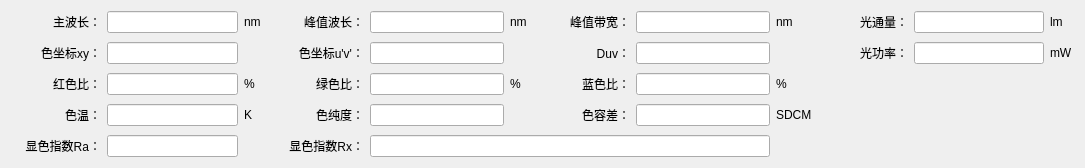
<?xml version="1.0" encoding="UTF-8"?>
<ui version="4.0">
 <class>HDetailWidget2000</class>
 <widget class="QWidget" name="HDetailWidget2000">
  <property name="geometry">
   <rect>
    <x>0</x>
    <y>0</y>
    <width>1085</width>
    <height>154</height>
   </rect>
  </property>
  <layout class="QGridLayout" name="gridLayout">
   <property name="verticalSpacing">
    <number>9</number>
   </property>
   <item row="4" column="2">
    <widget class="QLabel" name="label_308">
     <property name="minimumSize">
      <size>
       <width>24</width>
       <height>0</height>
      </size>
     </property>
     <property name="text">
      <string>%</string>
     </property>
     <property name="alignment">
      <set>Qt::AlignLeading|Qt::AlignLeft|Qt::AlignVCenter</set>
     </property>
    </widget>
   </item>
   <item row="1" column="1">
    <widget class="QLineEdit" name="lineEdit_001">
     <property name="minimumSize">
      <size>
       <width>100</width>
       <height>0</height>
      </size>
     </property>
     <property name="alignment">
      <set>Qt::AlignCenter</set>
     </property>
     <property name="readOnly">
      <bool>true</bool>
     </property>
    </widget>
   </item>
   <item row="1" column="10">
    <widget class="QLineEdit" name="lineEdit_004">
     <property name="minimumSize">
      <size>
       <width>100</width>
       <height>0</height>
      </size>
     </property>
     <property name="alignment">
      <set>Qt::AlignCenter</set>
     </property>
     <property name="readOnly">
      <bool>true</bool>
     </property>
    </widget>
   </item>
   <item row="6" column="1">
    <widget class="QLineEdit" name="lineEdit_041">
     <property name="minimumSize">
      <size>
       <width>100</width>
       <height>0</height>
      </size>
     </property>
     <property name="alignment">
      <set>Qt::AlignCenter</set>
     </property>
     <property name="readOnly">
      <bool>true</bool>
     </property>
    </widget>
   </item>
   <item row="6" column="3">
    <widget class="QLabel" name="label_052">
     <property name="minimumSize">
      <size>
       <width>90</width>
       <height>0</height>
      </size>
     </property>
     <property name="text">
      <string>显色指数Rx：</string>
     </property>
     <property name="alignment">
      <set>Qt::AlignRight|Qt::AlignTrailing|Qt::AlignVCenter</set>
     </property>
    </widget>
   </item>
   <item row="5" column="1">
    <widget class="QLineEdit" name="lineEdit_031">
     <property name="minimumSize">
      <size>
       <width>100</width>
       <height>0</height>
      </size>
     </property>
     <property name="alignment">
      <set>Qt::AlignCenter</set>
     </property>
     <property name="readOnly">
      <bool>true</bool>
     </property>
    </widget>
   </item>
   <item row="1" column="2">
    <widget class="QLabel" name="label_304">
     <property name="minimumSize">
      <size>
       <width>24</width>
       <height>0</height>
      </size>
     </property>
     <property name="text">
      <string>nm</string>
     </property>
     <property name="alignment">
      <set>Qt::AlignLeading|Qt::AlignLeft|Qt::AlignVCenter</set>
     </property>
    </widget>
   </item>
   <item row="5" column="3">
    <widget class="QLabel" name="label_032">
     <property name="minimumSize">
      <size>
       <width>90</width>
       <height>0</height>
      </size>
     </property>
     <property name="text">
      <string>色纯度：</string>
     </property>
     <property name="alignment">
      <set>Qt::AlignRight|Qt::AlignTrailing|Qt::AlignVCenter</set>
     </property>
    </widget>
   </item>
   <item row="4" column="5">
    <widget class="QLabel" name="label_310">
     <property name="minimumSize">
      <size>
       <width>24</width>
       <height>0</height>
      </size>
     </property>
     <property name="text">
      <string>%</string>
     </property>
     <property name="alignment">
      <set>Qt::AlignLeading|Qt::AlignLeft|Qt::AlignVCenter</set>
     </property>
    </widget>
   </item>
   <item row="3" column="11">
    <widget class="QLabel" name="label_302">
     <property name="minimumSize">
      <size>
       <width>24</width>
       <height>0</height>
      </size>
     </property>
     <property name="text">
      <string>mW</string>
     </property>
     <property name="alignment">
      <set>Qt::AlignLeading|Qt::AlignLeft|Qt::AlignVCenter</set>
     </property>
    </widget>
   </item>
   <item row="1" column="4">
    <widget class="QLineEdit" name="lineEdit_002">
     <property name="minimumSize">
      <size>
       <width>100</width>
       <height>0</height>
      </size>
     </property>
     <property name="alignment">
      <set>Qt::AlignCenter</set>
     </property>
     <property name="readOnly">
      <bool>true</bool>
     </property>
    </widget>
   </item>
   <item row="1" column="9">
    <widget class="QLabel" name="label_004">
     <property name="minimumSize">
      <size>
       <width>90</width>
       <height>0</height>
      </size>
     </property>
     <property name="text">
      <string>光通量：</string>
     </property>
     <property name="alignment">
      <set>Qt::AlignRight|Qt::AlignTrailing|Qt::AlignVCenter</set>
     </property>
    </widget>
   </item>
   <item row="4" column="3">
    <widget class="QLabel" name="label_022">
     <property name="minimumSize">
      <size>
       <width>90</width>
       <height>0</height>
      </size>
     </property>
     <property name="text">
      <string>绿色比：</string>
     </property>
     <property name="alignment">
      <set>Qt::AlignRight|Qt::AlignTrailing|Qt::AlignVCenter</set>
     </property>
    </widget>
   </item>
   <item row="4" column="0">
    <widget class="QLabel" name="label_021">
     <property name="minimumSize">
      <size>
       <width>90</width>
       <height>0</height>
      </size>
     </property>
     <property name="text">
      <string>红色比：</string>
     </property>
     <property name="alignment">
      <set>Qt::AlignRight|Qt::AlignTrailing|Qt::AlignVCenter</set>
     </property>
    </widget>
   </item>
   <item row="1" column="5">
    <widget class="QLabel" name="label_303">
     <property name="minimumSize">
      <size>
       <width>24</width>
       <height>0</height>
      </size>
     </property>
     <property name="text">
      <string>nm</string>
     </property>
     <property name="alignment">
      <set>Qt::AlignLeading|Qt::AlignLeft|Qt::AlignVCenter</set>
     </property>
    </widget>
   </item>
   <item row="3" column="10">
    <widget class="QLineEdit" name="lineEdit_014">
     <property name="minimumSize">
      <size>
       <width>100</width>
       <height>0</height>
      </size>
     </property>
     <property name="alignment">
      <set>Qt::AlignCenter</set>
     </property>
     <property name="readOnly">
      <bool>true</bool>
     </property>
    </widget>
   </item>
   <item row="1" column="3">
    <widget class="QLabel" name="label_002">
     <property name="minimumSize">
      <size>
       <width>90</width>
       <height>0</height>
      </size>
     </property>
     <property name="text">
      <string>峰值波长：</string>
     </property>
     <property name="alignment">
      <set>Qt::AlignRight|Qt::AlignTrailing|Qt::AlignVCenter</set>
     </property>
    </widget>
   </item>
   <item row="4" column="7">
    <widget class="QLineEdit" name="lineEdit_023">
     <property name="minimumSize">
      <size>
       <width>100</width>
       <height>0</height>
      </size>
     </property>
     <property name="alignment">
      <set>Qt::AlignCenter</set>
     </property>
     <property name="readOnly">
      <bool>true</bool>
     </property>
    </widget>
   </item>
   <item row="4" column="6">
    <widget class="QLabel" name="label_023">
     <property name="minimumSize">
      <size>
       <width>90</width>
       <height>0</height>
      </size>
     </property>
     <property name="text">
      <string>蓝色比：</string>
     </property>
     <property name="alignment">
      <set>Qt::AlignRight|Qt::AlignTrailing|Qt::AlignVCenter</set>
     </property>
    </widget>
   </item>
   <item row="4" column="8">
    <widget class="QLabel" name="label_309">
     <property name="minimumSize">
      <size>
       <width>24</width>
       <height>0</height>
      </size>
     </property>
     <property name="text">
      <string>%</string>
     </property>
     <property name="alignment">
      <set>Qt::AlignLeading|Qt::AlignLeft|Qt::AlignVCenter</set>
     </property>
    </widget>
   </item>
   <item row="1" column="11">
    <widget class="QLabel" name="label_301">
     <property name="minimumSize">
      <size>
       <width>24</width>
       <height>0</height>
      </size>
     </property>
     <property name="text">
      <string>lm</string>
     </property>
     <property name="alignment">
      <set>Qt::AlignLeading|Qt::AlignLeft|Qt::AlignVCenter</set>
     </property>
    </widget>
   </item>
   <item row="4" column="1">
    <widget class="QLineEdit" name="lineEdit_021">
     <property name="minimumSize">
      <size>
       <width>100</width>
       <height>0</height>
      </size>
     </property>
     <property name="alignment">
      <set>Qt::AlignCenter</set>
     </property>
     <property name="readOnly">
      <bool>true</bool>
     </property>
    </widget>
   </item>
   <item row="1" column="6">
    <widget class="QLabel" name="label_003">
     <property name="minimumSize">
      <size>
       <width>90</width>
       <height>0</height>
      </size>
     </property>
     <property name="text">
      <string>峰值带宽：</string>
     </property>
     <property name="alignment">
      <set>Qt::AlignRight|Qt::AlignTrailing|Qt::AlignVCenter</set>
     </property>
    </widget>
   </item>
   <item row="5" column="0">
    <widget class="QLabel" name="label_031">
     <property name="minimumSize">
      <size>
       <width>90</width>
       <height>0</height>
      </size>
     </property>
     <property name="text">
      <string>色温：</string>
     </property>
     <property name="alignment">
      <set>Qt::AlignRight|Qt::AlignTrailing|Qt::AlignVCenter</set>
     </property>
    </widget>
   </item>
   <item row="3" column="4">
    <widget class="QLineEdit" name="lineEdit_012">
     <property name="minimumSize">
      <size>
       <width>100</width>
       <height>0</height>
      </size>
     </property>
     <property name="alignment">
      <set>Qt::AlignCenter</set>
     </property>
     <property name="readOnly">
      <bool>true</bool>
     </property>
    </widget>
   </item>
   <item row="1" column="7">
    <widget class="QLineEdit" name="lineEdit_003">
     <property name="minimumSize">
      <size>
       <width>100</width>
       <height>0</height>
      </size>
     </property>
     <property name="alignment">
      <set>Qt::AlignCenter</set>
     </property>
     <property name="readOnly">
      <bool>true</bool>
     </property>
    </widget>
   </item>
   <item row="3" column="1">
    <widget class="QLineEdit" name="lineEdit_011">
     <property name="minimumSize">
      <size>
       <width>100</width>
       <height>0</height>
      </size>
     </property>
     <property name="alignment">
      <set>Qt::AlignCenter</set>
     </property>
     <property name="readOnly">
      <bool>true</bool>
     </property>
    </widget>
   </item>
   <item row="6" column="0">
    <widget class="QLabel" name="label_051">
     <property name="minimumSize">
      <size>
       <width>90</width>
       <height>0</height>
      </size>
     </property>
     <property name="text">
      <string>显色指数Ra：</string>
     </property>
     <property name="alignment">
      <set>Qt::AlignRight|Qt::AlignTrailing|Qt::AlignVCenter</set>
     </property>
    </widget>
   </item>
   <item row="6" column="4" colspan="4">
    <widget class="QLineEdit" name="lineEdit_042">
     <property name="minimumSize">
      <size>
       <width>400</width>
       <height>0</height>
      </size>
     </property>
     <property name="text">
      <string/>
     </property>
     <property name="alignment">
      <set>Qt::AlignCenter</set>
     </property>
     <property name="readOnly">
      <bool>true</bool>
     </property>
    </widget>
   </item>
   <item row="3" column="9">
    <widget class="QLabel" name="label_014">
     <property name="minimumSize">
      <size>
       <width>90</width>
       <height>0</height>
      </size>
     </property>
     <property name="text">
      <string>光功率：</string>
     </property>
     <property name="alignment">
      <set>Qt::AlignRight|Qt::AlignTrailing|Qt::AlignVCenter</set>
     </property>
    </widget>
   </item>
   <item row="3" column="6">
    <widget class="QLabel" name="label_013">
     <property name="minimumSize">
      <size>
       <width>90</width>
       <height>0</height>
      </size>
     </property>
     <property name="text">
      <string>Duv：</string>
     </property>
     <property name="alignment">
      <set>Qt::AlignRight|Qt::AlignTrailing|Qt::AlignVCenter</set>
     </property>
    </widget>
   </item>
   <item row="4" column="4">
    <widget class="QLineEdit" name="lineEdit_022">
     <property name="minimumSize">
      <size>
       <width>100</width>
       <height>0</height>
      </size>
     </property>
     <property name="alignment">
      <set>Qt::AlignCenter</set>
     </property>
     <property name="readOnly">
      <bool>true</bool>
     </property>
    </widget>
   </item>
   <item row="1" column="8">
    <widget class="QLabel" name="label_305">
     <property name="minimumSize">
      <size>
       <width>24</width>
       <height>0</height>
      </size>
     </property>
     <property name="text">
      <string>nm</string>
     </property>
     <property name="alignment">
      <set>Qt::AlignLeading|Qt::AlignLeft|Qt::AlignVCenter</set>
     </property>
    </widget>
   </item>
   <item row="3" column="7">
    <widget class="QLineEdit" name="lineEdit_013">
     <property name="minimumSize">
      <size>
       <width>100</width>
       <height>0</height>
      </size>
     </property>
     <property name="alignment">
      <set>Qt::AlignCenter</set>
     </property>
     <property name="readOnly">
      <bool>true</bool>
     </property>
    </widget>
   </item>
   <item row="5" column="7">
    <widget class="QLineEdit" name="lineEdit_033">
     <property name="minimumSize">
      <size>
       <width>100</width>
       <height>0</height>
      </size>
     </property>
     <property name="alignment">
      <set>Qt::AlignCenter</set>
     </property>
     <property name="readOnly">
      <bool>true</bool>
     </property>
    </widget>
   </item>
   <item row="5" column="6">
    <widget class="QLabel" name="label_306">
     <property name="minimumSize">
      <size>
       <width>90</width>
       <height>0</height>
      </size>
     </property>
     <property name="text">
      <string>色容差：</string>
     </property>
     <property name="alignment">
      <set>Qt::AlignRight|Qt::AlignTrailing|Qt::AlignVCenter</set>
     </property>
    </widget>
   </item>
   <item row="5" column="2">
    <widget class="QLabel" name="label_307">
     <property name="minimumSize">
      <size>
       <width>24</width>
       <height>0</height>
      </size>
     </property>
     <property name="text">
      <string>K</string>
     </property>
     <property name="alignment">
      <set>Qt::AlignLeading|Qt::AlignLeft|Qt::AlignVCenter</set>
     </property>
    </widget>
   </item>
   <item row="1" column="0">
    <widget class="QLabel" name="label_001">
     <property name="minimumSize">
      <size>
       <width>90</width>
       <height>0</height>
      </size>
     </property>
     <property name="text">
      <string>主波长：</string>
     </property>
     <property name="alignment">
      <set>Qt::AlignRight|Qt::AlignTrailing|Qt::AlignVCenter</set>
     </property>
    </widget>
   </item>
   <item row="5" column="4">
    <widget class="QLineEdit" name="lineEdit_032">
     <property name="minimumSize">
      <size>
       <width>100</width>
       <height>0</height>
      </size>
     </property>
     <property name="alignment">
      <set>Qt::AlignCenter</set>
     </property>
     <property name="readOnly">
      <bool>true</bool>
     </property>
    </widget>
   </item>
   <item row="5" column="8">
    <widget class="QLabel" name="label_311">
     <property name="minimumSize">
      <size>
       <width>24</width>
       <height>0</height>
      </size>
     </property>
     <property name="text">
      <string>SDCM</string>
     </property>
     <property name="alignment">
      <set>Qt::AlignLeading|Qt::AlignLeft|Qt::AlignVCenter</set>
     </property>
    </widget>
   </item>
   <item row="3" column="0">
    <widget class="QLabel" name="label_012">
     <property name="minimumSize">
      <size>
       <width>90</width>
       <height>0</height>
      </size>
     </property>
     <property name="text">
      <string>色坐标xy：</string>
     </property>
     <property name="alignment">
      <set>Qt::AlignRight|Qt::AlignTrailing|Qt::AlignVCenter</set>
     </property>
    </widget>
   </item>
   <item row="3" column="3">
    <widget class="QLabel" name="label_011">
     <property name="minimumSize">
      <size>
       <width>90</width>
       <height>0</height>
      </size>
     </property>
     <property name="text">
      <string>色坐标u'v'：</string>
     </property>
     <property name="alignment">
      <set>Qt::AlignRight|Qt::AlignTrailing|Qt::AlignVCenter</set>
     </property>
    </widget>
   </item>
  </layout>
 </widget>
 <tabstops>
  <tabstop>lineEdit_011</tabstop>
  <tabstop>lineEdit_012</tabstop>
  <tabstop>lineEdit_013</tabstop>
  <tabstop>lineEdit_014</tabstop>
  <tabstop>lineEdit_021</tabstop>
  <tabstop>lineEdit_022</tabstop>
  <tabstop>lineEdit_023</tabstop>
  <tabstop>lineEdit_031</tabstop>
  <tabstop>lineEdit_032</tabstop>
 </tabstops>
 <resources/>
 <connections/>
</ui>
